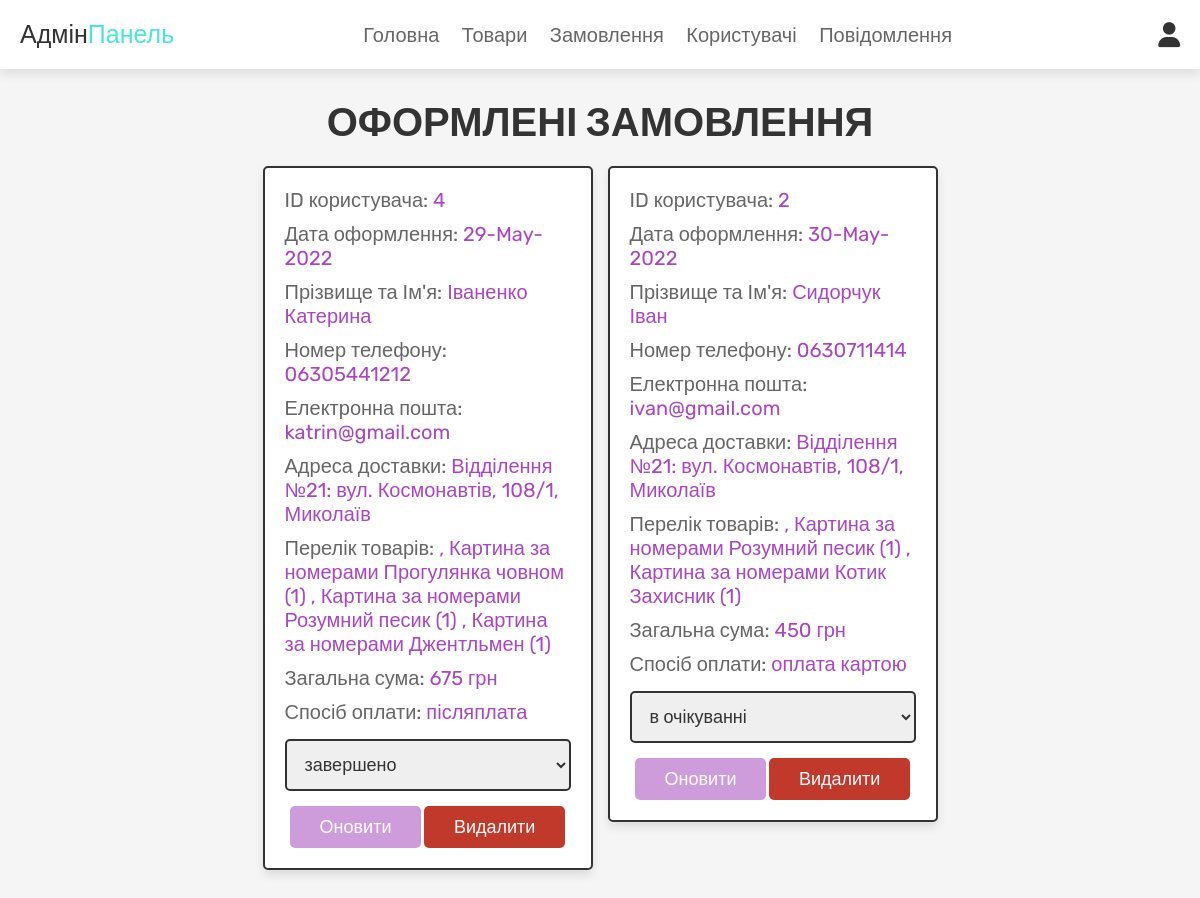
Page /admin_orders.php (signed in) on the committed database.
### tables this page shows
CREATE TABLE `orders` (
  `id` int(20) NOT NULL,
  `user_id` int(11) NOT NULL,
  `name` varchar(100) NOT NULL,
  `number` varchar(12) NOT NULL,
  `email` varchar(50) NOT NULL,
  `payment_method` varchar(50) NOT NULL,
  `address_delivery` varchar(100) NOT NULL,
  `total_products` text NOT NULL,
  `total_price` int(50) NOT NULL,
  `order_date` varchar(20) NOT NULL,
  `payment_status` varchar(20) NOT NULL DEFAULT 'в очікуванні'
);

### admin_orders.php (the view, shortened to what this page needs)
<?php
@include 'config.php';
?>
<!DOCTYPE html>
<html lang="en">
<head>
   <link rel="stylesheet" href="https://cdnjs.cloudflare.com/ajax/libs/font-awesome/6.0.0/css/all.min.css">
   <link rel="stylesheet" href="css/admin_style.css">
</head>
<body>
<?php @include 'admin_header.php'; ?>
<section class="placed-orders">
   <h1 class="title">Оформлені замовлення</h1>
   <div class="box-container">
      <?php
      $select_orders = mysqli_query($conn, "SELECT * FROM `orders`") or die('запит не вдался');
      if(mysqli_num_rows($select_orders) > 0){
         while($fetch_orders = mysqli_fetch_assoc($select_orders)){
      ?>
      <div class="box">
         <p> ID користувача: <span><?php echo $fetch_orders['user_id']; ?></span> </p>
         <p> Дата оформлення: <span><?php echo $fetch_orders['order_date']; ?></span> </p>
         <p> Прізвище та Ім'я: <span><?php echo $fetch_orders['name']; ?></span> </p>
         <p> Номер телефону: <span><?php echo $fetch_orders['number']; ?></span> </p>
         <p> Електронна пошта: <span><?php echo $fetch_orders['email']; ?></span> </p>
         <p> Адреса доставки: <span><?php echo $fetch_orders['address_delivery']; ?></span> </p>
         <p> Перелік товарів: <span><?php echo $fetch_orders['total_products']; ?></span> </p>
         <p> Загальна сума: <span><?php echo $fetch_orders['total_price']; ?> грн</span> </p>
         <p> Спосіб оплати: <span><?php echo $fetch_orders['payment_method']; ?></span> </p>
         <form action="" method="post">
            <select name="update_payment">
               <option disabled selected><?php echo $fetch_orders['payment_status']; ?></option>
            </select>
            <input type="submit" name="update_order" value="Оновити" class="option-btn">
            <a href="admin_orders.php?delete=<?php echo $fetch_orders['id']; ?>" class="delete-btn" onclick="return confirm('Видалити замовлення?');">Видалити</a>
         </form>
      </div>
      <?php
         }
      }else{
         echo '<p class="empty">Немає ще замовлень</p>';
      }
      ?>
   </div>
</section>
</body>
</html>

### css/admin_style.css (style rules this page uses)
* { font-family: 'Rubik', sans-serif; margin: 0; padding: 0; box-sizing: border-box; outline: none; border: none; text-decoration: none; transition: all .2s linear; }
html { font-size: 62.5%; overflow-x: hidden; scroll-behavior: smooth; scroll-padding-top: 6.5rem; }
body { background: #f5f5f5; }
section { padding: 3rem 2rem; }
.title { text-align: center; margin-bottom: 2rem; color: #333; text-transform: uppercase; font-size: 4rem; }
.btn, .delete-btn, .option-btn { display: inline-block; border-radius: .5rem; margin-top: 1rem; font-size: 1.8rem; color: #fff; cursor: pointer; padding: 1rem 3rem; text-transform: capitalize; }
.delete-btn { background-color: #c0392b; }
.option-btn { background-color: #ce9bdb; }
.placed-orders .box-container { display: grid; grid-template-columns: repeat(auto-fit, 33rem); gap: 1.5rem; align-items: flex-start; max-width: 1200px; margin: 0 auto; justify-content: center; }
.placed-orders .box-container .box { padding: 2rem; border: .2rem solid #333; background-color: #fff; box-shadow: 0 .5rem 1rem rgba(0, 0, 0, .1); border-radius: .5rem; }
.placed-orders .box-container .box p { margin-bottom: 1rem; font-size: 2rem; color: #666; }
.placed-orders .box-container .box p span { color: #a846c3; ; }
.placed-orders .box-container .box form { margin-top: 1rem; text-align: center; }
.placed-orders .box-container .box form select { width: 100%; border: .2rem solid #333; padding: 1.2rem 1.4rem; font-size: 1.8rem; color: #333; border: .2rem solid #333; border-radius: .5rem; margin: .5rem 0; }

### rows in the picture
orders: user "4", order_date "29-May-2022", name "Іваненко Катерина", number "06305441212", email "katrin@gmail.com", address_delivery "Відділення №21: вул. Космонавтів, 108/1, Миколаїв", total_products ", Картина за номерами Прогулянка човном (1) , Картина за номерами Розумний песик (1) , Картина за номерами Джентльмен (1)", total_price "675", payment_method "післяплата", update_payment "завершено"
orders: user "2", order_date "30-May-2022", name "Сидорчук Іван", number "0630711414", email "ivan@gmail.com", address_delivery "Відділення №21: вул. Космонавтів, 108/1, Миколаїв", total_products ", Картина за номерами Розумний песик (1) , Картина за номерами Котик Захисник (1)", total_price "450", payment_method "оплата картою", update_payment "в очікуванні"
